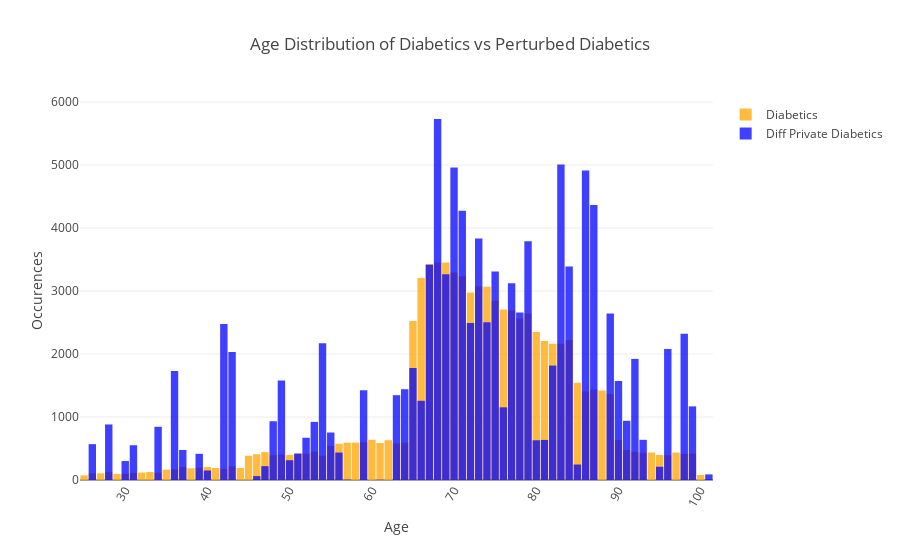
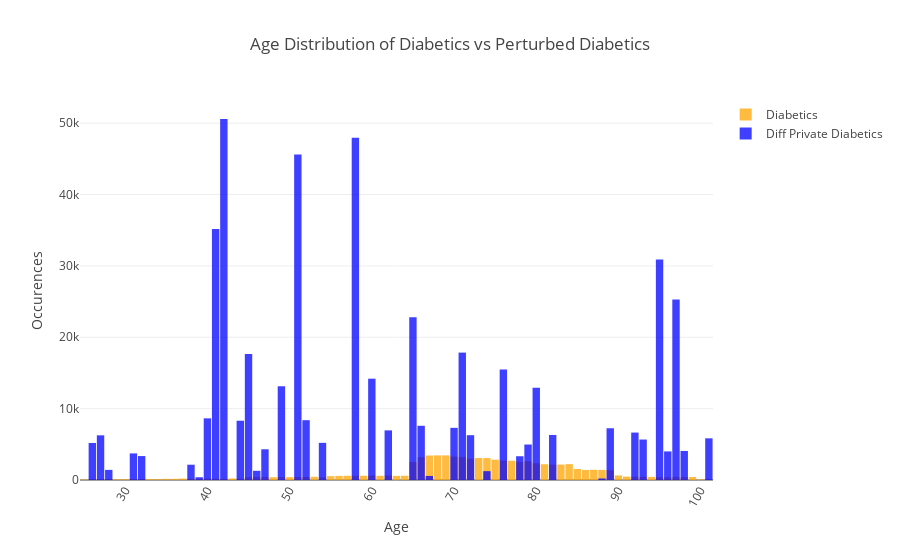

Notebook cell for these charts, in order:
### Markdown cell above
We can pull random numbers from the lapacian distribution to perturb the data to protect people in the dataset.

### Code cell
perturbed_ages()

### Figure 1 — Plotly figure (JSON) as saved in the notebook; plotly's stock layout.template omitted (floating-point values rounded to 4 significant figures)
{"data": [{"marker": {"color": "#FFA500"}, "name": "Diabetics", "opacity": 0.75, "type": "bar", "x": [25, 26, 27, 28, 29, 30, 31, 32, 33, 34, 35, 36, 37, 38, 39, 40, 41, 42, 43, 44, 45, 46, 47, 48, 49, 50, 51, 52, 53, 54, 55, 56, 57, 58, 59, 60, 61, 62, 63, 64, 65, 66, 67, 68, 69, 70, 71, 72, 73, 74, 75, 76, 77, 78, 79, 80, 81, 82, 83, 84, 85, 86, 87, 88, 89, 90, 91, 92, 93, 94, 95, 96, 97, 98, 99, 100, 101], "y": [73, 103, 106, 125, 97, 99, 112, 118, 127, 117, 164, 169, 206, 186, 196, 206, 190, 178, 218, 190, 385, 409, 443, 395, 405, 398, 417, 419, 451, 386, 540, 577, 593, 594, 599, 639, 588, 632, 580, 593, 2523, 3209, 3431, 3453, 3452, 3296, 3236, 2977, 3077, 3069, 2845, 2706, 2696, 2561, 2645, 2351, 2208, 2163, 2163, 2223, 1544, 1405, 1436, 1421, 1364, 635, 477, 446, 430, 437, 397, 393, 436, 414, 417, 80, 12]}, {"marker": {"color": "#0000FF"}, "name": "Diff Private Diabetics", "opacity": 0.75, "type": "bar", "x": [25, 26, 27, 28, 29, 30, 31, 32, 33, 34, 35, 36, 37, 38, 39, 40, 41, 42, 43, 44, 45, 46, 47, 48, 49, 50, 51, 52, 53, 54, 55, 56, 57, 58, 59, 60, 61, 62, 63, 64, 65, 66, 67, 68, 69, 70, 71, 72, 73, 74, 75, 76, 77, 78, 79, 80, 81, 82, 83, 84, 85, 86, 87, 88, 89, 90, 91, 92, 93, 94, 95, 96, 97, 98, 99, 100, 101], "y": [0, 569, 0, 882, 0, 301, 552, 0, 0, 845, 0, 1730, 477, 0, 416, 151, 0, 2477, 2033, 0, 0, 62, 220, 933, 1581, 314, 421, 671, 923, 2172, 754, 436, 6, 0, 1426, 0, 4, 0, 1347, 1442, 1778, 1258, 3419, 5732, 3265, 4962, 4274, 2494, 3834, 2503, 3309, 1154, 3126, 2659, 3792, 631, 636, 1817, 5009, 3388, 246, 4915, 4365, 0, 2645, 1571, 940, 1923, 638, 0, 211, 2082, 0, 2324, 1169, 0, 89]}], "layout": {"bargap": 0.1, "barmode": "overlay", "showlegend": true, "title": "Age Distribution of Diabetics vs Perturbed Diabetics", "xaxis": {"exponentformat": "none", "tickangle": 300, "title": "Age"}, "yaxis": {"title": "Occurences"}}}

### Figure 2 — Plotly figure (JSON) as saved in the notebook; plotly's stock layout.template omitted (floating-point values rounded to 4 significant figures)
{"data": [{"marker": {"color": "#FFA500"}, "name": "Diabetics", "opacity": 0.75, "type": "bar", "x": [25, 26, 27, 28, 29, 30, 31, 32, 33, 34, 35, 36, 37, 38, 39, 40, 41, 42, 43, 44, 45, 46, 47, 48, 49, 50, 51, 52, 53, 54, 55, 56, 57, 58, 59, 60, 61, 62, 63, 64, 65, 66, 67, 68, 69, 70, 71, 72, 73, 74, 75, 76, 77, 78, 79, 80, 81, 82, 83, 84, 85, 86, 87, 88, 89, 90, 91, 92, 93, 94, 95, 96, 97, 98, 99, 100, 101], "y": [73, 103, 106, 125, 97, 99, 112, 118, 127, 117, 164, 169, 206, 186, 196, 206, 190, 178, 218, 190, 385, 409, 443, 395, 405, 398, 417, 419, 451, 386, 540, 577, 593, 594, 599, 639, 588, 632, 580, 593, 2523, 3209, 3431, 3453, 3452, 3296, 3236, 2977, 3077, 3069, 2845, 2706, 2696, 2561, 2645, 2351, 2208, 2163, 2163, 2223, 1544, 1405, 1436, 1421, 1364, 635, 477, 446, 430, 437, 397, 393, 436, 414, 417, 80, 12]}, {"marker": {"color": "#0000FF"}, "name": "Diff Private Diabetics", "opacity": 0.75, "type": "bar", "x": [25, 26, 27, 28, 29, 30, 31, 32, 33, 34, 35, 36, 37, 38, 39, 40, 41, 42, 43, 44, 45, 46, 47, 48, 49, 50, 51, 52, 53, 54, 55, 56, 57, 58, 59, 60, 61, 62, 63, 64, 65, 66, 67, 68, 69, 70, 71, 72, 73, 74, 75, 76, 77, 78, 79, 80, 81, 82, 83, 84, 85, 86, 87, 88, 89, 90, 91, 92, 93, 94, 95, 96, 97, 98, 99, 100, 101], "y": [0, 5191, 6261, 1417, 0, 0, 3726, 3354, 0, 0, 0, 0, 0, 2143, 385, 8640, 35167, 50587, 0, 8308, 17645, 1289, 4306, 0, 13140, 0, 45612, 8382, 0, 5209, 0, 0, 0, 47963, 0, 14195, 0, 6954, 0, 0, 22816, 7597, 569, 0, 0, 7311, 17852, 6278, 0, 1242, 0, 15475, 0, 3329, 4972, 12929, 0, 6312, 3, 0, 0, 0, 0, 215, 7253, 0, 0, 6647, 5670, 0, 30886, 4007, 25306, 4070, 0, 0, 5840]}], "layout": {"bargap": 0.1, "barmode": "overlay", "showlegend": true, "title": "Age Distribution of Diabetics vs Perturbed Diabetics", "xaxis": {"exponentformat": "none", "tickangle": 300, "title": "Age"}, "yaxis": {"title": "Occurences"}}}
